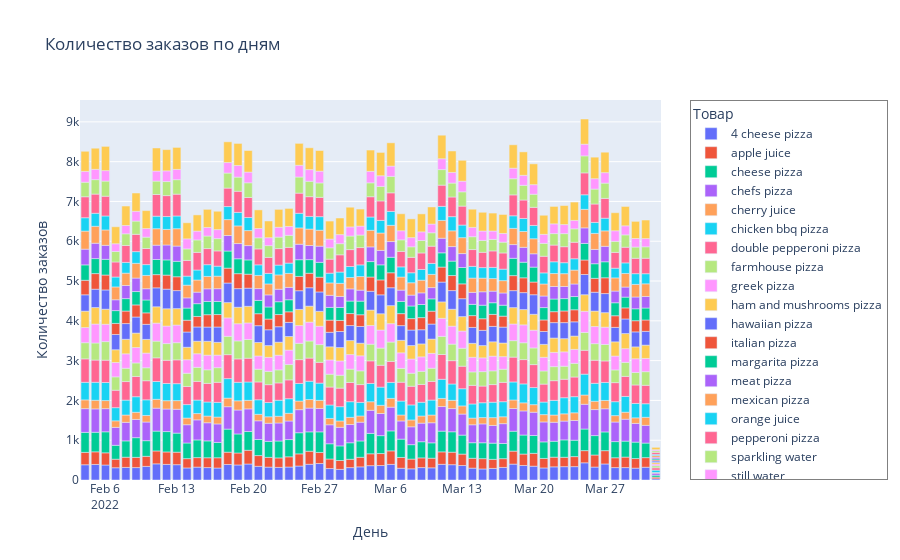

The notebook cell saved with this chart:
### Markdown cell above
### plotly.express

### Code cell
# Построение графика
fig = px.bar(
    df_sales_cnt,
    x='day',
    y='count',
    color='good',  # Линии разделяются по значению 'good'
    title='Количество заказов по дням',
    labels={'count': 'Количество заказов', 'day': 'День', 'good': 'Товар'}
)

# Настройка легенды
fig.update_layout(
    legend=dict(
        x=1.05,  # Смещение легенды за пределы графика по оси X
        y=1,     # Легенда сверху графика
        borderwidth=1,
        bordercolor='gray'
    ),
    margin=dict(r=150),  # Дополнительное пространство для отображения легенды
    yaxis_tickformat='~s'  # Форматирование оси Y в тысячах
)

# Показ графика
fig.show()
